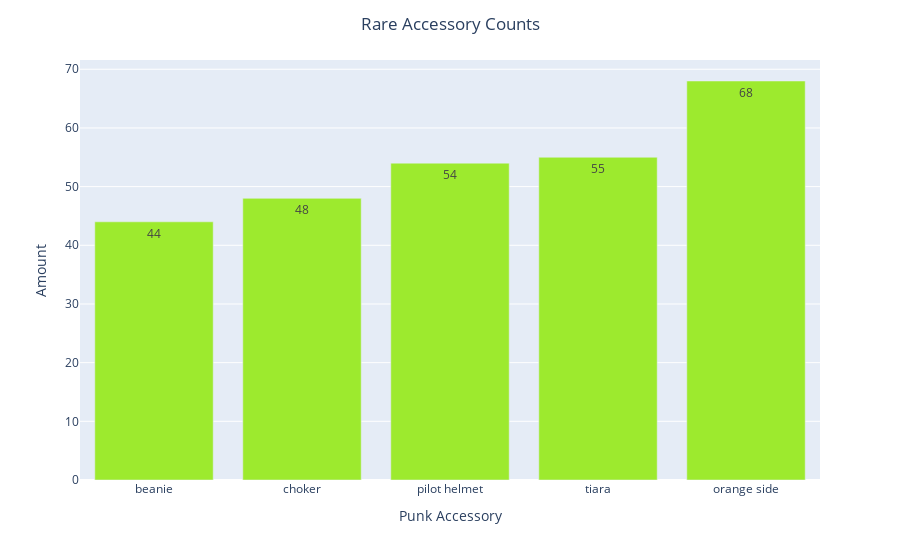

Source (notebook cell):
### Code cell
# converting rare info to lists for bar plot
accessories = list(rare_acc['accessory'])
acc_amount = list(rare_acc['amount'])

# bar plot of punk type counts
fig = px.bar(rare_acc, 
             x= accessories,
             y= acc_amount,  
             text = acc_amount,
             color_discrete_sequence = ['#9DEA2E'],
             labels={'x': 'Punk Accessory', 'y': 'Amount'})
fig.update_layout(title = "Rare Accessory Counts", title_x=.5)
fig.show()

### Figure 1 — Plotly figure (JSON) as saved in the notebook; plotly's stock layout.template omitted (floating-point values rounded to 4 significant figures)
{"data": [{"alignmentgroup": "True", "hovertemplate": "Punk Accessory=%{x}<br>Amount=%{y}<br>text=%{text}<extra></extra>", "legendgroup": "", "marker": {"color": "#9DEA2E", "pattern": {"shape": ""}}, "name": "", "offsetgroup": "", "orientation": "v", "showlegend": false, "text": [44, 48, 54, 55, 68], "textposition": "auto", "type": "bar", "x": ["beanie", "choker", "pilot helmet", "tiara", "orange side"], "xaxis": "x", "y": [44, 48, 54, 55, 68], "yaxis": "y"}], "layout": {"autosize": true, "barmode": "relative", "legend": {"tracegroupgap": 0}, "margin": {"t": 60}, "title": {"text": "Rare Accessory Counts", "x": 0.5}, "xaxis": {"anchor": "y", "autorange": true, "domain": [0, 1], "range": [-0.5, 4.5], "title": {"text": "Punk Accessory"}, "type": "category"}, "yaxis": {"anchor": "x", "autorange": true, "domain": [0, 1], "range": [0, 71.58], "title": {"text": "Amount"}, "type": "linear"}}}
